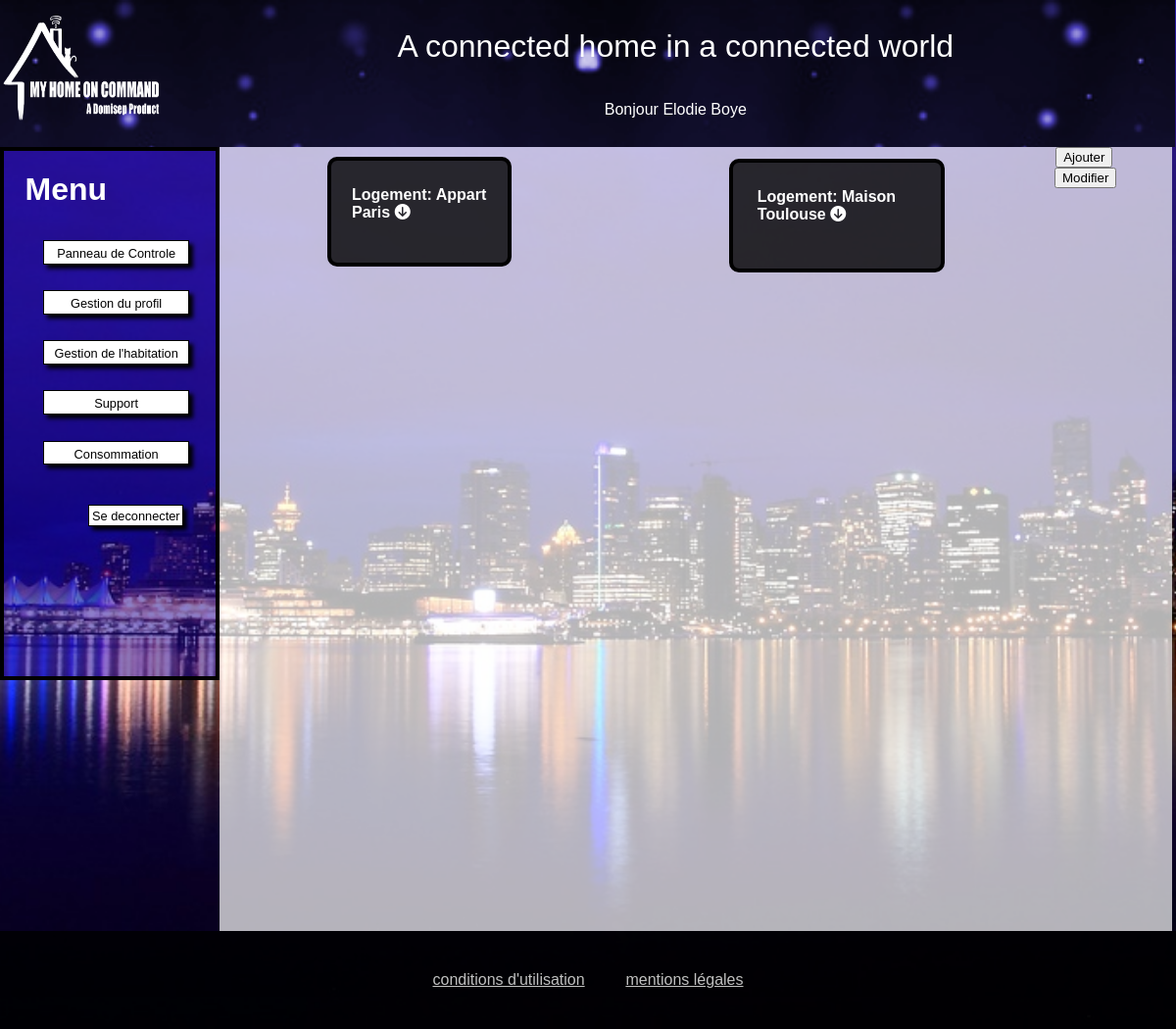
Screenshot of /MyHomeOnCommand/index.php?page=gestionHabitationClient (signed in) with the database file from the repository.
### tables this page shows
CREATE TABLE IF NOT EXISTS `slogan` (
  `id_slogan` int(11) NOT NULL AUTO_INCREMENT,
  `contenu_slogan` text,
  PRIMARY KEY (`id_slogan`)
);

CREATE TABLE IF NOT EXISTS `info_utilisateur` (
  `id_info_utilisateur` int(11) NOT NULL AUTO_INCREMENT,
  `prenom` varchar(255) NOT NULL,
  `nom` varchar(255) NOT NULL,
  `email` varchar(255) DEFAULT NULL,
  `telephone` varchar(255) DEFAULT NULL,
  `statut_utilisateur` varchar(255) NOT NULL,
  `id_utilisateur` int(11) NOT NULL,
  `token` varchar(255) NOT NULL,
  PRIMARY KEY (`id_info_utilisateur`)
);

CREATE TABLE IF NOT EXISTS `logement` (
  `id_logement` int(11) NOT NULL AUTO_INCREMENT,
  `nom_logement` varchar(255) NOT NULL,
  `rue` varchar(255) NOT NULL,
  `ville` varchar(255) NOT NULL,
  `code_postal` int(11) NOT NULL,
  `pays` varchar(255) NOT NULL,
  PRIMARY KEY (`id_logement`)
);

### MyHomeOnCommand/modele/modeleAccueil.php (called while the page is built, shortened)
<?php
class Connection
{
    protected function dbConnect()
    {
        try
        {
            $db = new PDO('mysql:host=localhost;dbname=myhomeoncommand;charset=utf8', 'root', '');
        }
        catch (Exception $e)
        {
                        die('Erreur : ' . $e->getMessage());
        }
        return $db;
    }
}
class LoginUtilisateur extends Connection
{
    public function getInfoUtilisateur($idUtil)
    {
        $db=$this->dbConnect();
        $req = $db->prepare('SELECT prenom, nom, email, telephone, statut_utilisateur, id_utilisateur FROM info_utilisateur WHERE id_utilisateur = :id');
        $req->execute(array('id' => $idUtil));
        return $req;
    }
}
class InscriptionUtilisateur extends Connection
{
     public function getSlogan()
    {
        $db=$this->dbConnect();
        $req = $db->query('SELECT contenu_slogan FROM slogan');
        return $req;
     }
}

### MyHomeOnCommand/controleur/controleurAccueil.php (called while the page is built, shortened)
<?php
function infoBandeau($idClient)
{
    $utilisateur=new LoginUtilisateur;
    $info=$utilisateur->getInfoUtilisateur($idClient);
    $information=$info->fetch();
    return $information;
}
function afficheslogan()
{
    $affiche=new InscriptionUtilisateur;
    $slogan =$affiche->getSlogan();
    $slogan=$slogan->fetch()[0];
    return $slogan;
}

### MyHomeOnCommand/modele/modeleClient.php (called while the page is built, shortened)
<?php
class ajout extends Connection
{
    public function getNomLogements($idClient)
    {
        $db=$this->dbConnect();
        $req = $db->prepare('SELECT id_logement,nom_logement FROM logement NATURAL JOIN relation_logement_utilisateur WHERE id_utilisateur = :id');
        $req->execute(array(
            'id' => $idClient
        ));
        return $req;
    }
    public function getNomEquipement($idClient)
    {
        $db=$this->dbConnect();
        $req = $db->prepare('SELECT equipement.*, cemac.*, relation_piece_cemac.*, piece.*, logement.*, relation_logement_utilisateur.* FROM equipement JOIN cemac ON equipement.id_cemac=cemac.id_cemac JOIN relation_piece_cemac ON cemac.id_cemac = relation_piece_cemac.id_cemac JOIN piece ON relation_piece_cemac.id_piece = piece.id_piece JOIN logement ON piece.id_logement = logement.id_logement JOIN relation_logement_utilisateur ON relation_logement_utilisateur.id_logement = logement.id_logement WHERE relation_logement_utilisateur.id_utilisateur= :id');
        $req->execute(array(
            'id' => $idClient
        ));
        return $req;
    }
}

### MyHomeOnCommand/controleur/controleurClient.php (called while the page is built, shortened)
<?php
function nomLogement($idClient)
{
    $nom=new ajout;
    $nomLogement=$nom->getNomLogements($idClient);
    $x=0;
    $tabNomLogement=[];
    while($nom=$nomLogement->fetch())
    {
        $tabNomLogement[$x]=$nom['id_logement'];
        $tabNomLogement[$x+1]=$nom['nom_logement'];
        $x=$x+2;
    }
    return $tabNomLogement;
}
function nomEquipement($idClient)
{
    $nom=new ajout;
    $equipements=$nom->getNomEquipement($idClient);
    $x=0;
    $tableEquipement=[];
    while($equipement=$equipements->fetch())
    {
        $tableEquipement[$x]=$equipement['id_equipement'];
        $tableEquipement[$x+1]=$equipement['nom_equipement'];
        $tableEquipement[$x+2]=$equipement['id_cemac'];
        $x=$x+3;
    }
    return $tableEquipement;
}

### MyHomeOnCommand/vue/gestionHabitation.php (the view, shortened to what this page needs)
<!DOCTYPE html>
<html>
    <head>
        <link rel="stylesheet" href="css/styleGeneral.css" />
        <link rel="stylesheet" href="css/styleHeaderFooter.css" />
        <link rel="stylesheet" href="css/styleGestionHabitation.css" />
        <link rel="stylesheet" href="css/styleMenu.css" />
    </head>
    <body>
        <?php include('vue/header.php');?>
        <div id='corps'>
        <?php include('vue/menuClient.php');?>
            <div id='tableauDeGestion'>
                <?php
                $x_logement=0;
                while($x_logement<sizeof($logements))
                {
                    echo "<div><div class='ensemble'><div class='logement'><div class='".$logements[$x_logement]."'><h4>Logement: ".$logements[$x_logement+1]." <i class='fa fa-arrow-circle-down' aria-hidden='true'></i><button class='bouton_aff_modal' data-modal='modal_log_".$logements[$x_logement]."'><i class='fa fa-pencil' aria-hidden='true'></i>
                    </button></h4></div></div><div id='modal_log_".$logements[$x_logement]."' class='modal'>
                          <div class='modal-content'>
                            <span class='close' id='close_".$logements[$x_logement]."' >&times;</span>
                                <form class='modif' method='post' action='index.php?page=gestionHabitationClient'>
                                    <label for='id' style='display:none;'>Id:</label>
                                    <input type='number' name='id' value='".$logements[$x_logement]."' style='visibility:hidden;' required/>
                                    <br><label for='nom'>Nom:</label>
                                    <br><input type='text' name='nom' value='".$logements[$x_logement+1]."' required/>
                                    <input type='submit' value='Modifier' name='bouton_modifier_logement' />
                                </form>
                                <form class='supprimer' method='post' action='index.php?page=gestionHabitationClient'>
                                    <input type='number' name='id' value='".$logements[$x_logement]."' style='visibility:hidden;' required/><br>
                                    <input type='submit' class='suppr' value='supprimer' name='bouton_supprimer_logement' />
                                </form>
                          </div>
                        </div>";
                    echo "</div></div>";
                    $x_logement+=2;
                }
				?>
                </div>
            <div class="bouton_droit">
                <div><a href="index.php?page=ajouterHabitation"><input type='button' value='Ajouter'></a><button id="bouton_aff_modif">Modifier</button></div>
            </div>
        </div>
        <?php include('vue/footer.php');?>
    </body>
</html>

### MyHomeOnCommand/vue/header.php (shortened to what this page needs)
<div id="bandeau_accueil">
    <div id="logo"><a href="index.php?page=<?php if(isset($_SESSION['type'])){if($_SESSION['type']==3){echo "panneau";}if($_SESSION['type']==1){echo "adminPanneauClient";}}else{echo "accueil";} ?>" title="Accueil"><img id="imagelogo" src="images/logo.png" alt="Logo de MyHomeOnCommand" /></a></div>
        <div id="titre">
    <?php
        echo afficheslogan();
        if(isset($_SESSION['prenom']))
        {
            if($_SESSION['type']==3)
            {
                $info=infoBandeau($_SESSION['id']);
                echo "</br></br><div id='sousTitre'>Bonjour ".$info['prenom']." ". $info['nom']."</div>";
            }
        }
    ?>
    </div>
</div>
<div id='bandeau_invisible'></div>

### MyHomeOnCommand/css/styleGeneral.css (style rules this page uses)
body { margin:0px 0px 0px 0px; background: url("../images/ville.jpg") no-repeat center center fixed; background-size: cover; color:white; font-family: Arial; }
html,body { height: 100%; }

### MyHomeOnCommand/css/styleHeaderFooter.css (style rules this page uses)
#bandeau_accueil { display:flex; height: 150px; width: 99.9%; background: url("../images/fondHeader.png") no-repeat center center fixed ; background-size: cover; background-color: rgba(105,104,189,1); position: fixed; z-index: 5; }
#logo { height: 100%; width: 15%; box-sizing: border-box; }
#imagelogo { width: 100%; height:100%; margin: 0; padding: 0; }
#titre { width: 85%; height: 100%; display: flex; color: white; justify-content: center; align-items: center; font-size: 2em; flex-direction: column; }
#sousTitre { justify-content: center; align-items: center; font-size: 0.5em; }
#bandeau_invisible { height: 150px; }

### MyHomeOnCommand/css/styleGestionHabitation.css (style rules this page uses)
#corps { display: flex; min-height: 100%; }
#tableauDeGestion { color: black; width: 71%; background-color: rgba(255, 255, 255, 0.7); display: flex; justify-content: space-around; flex-wrap: wrap; }
.ensemble { border: 4px black solid; margin:5%; padding: 10%; padding-top:2%; display: flex; flex-direction: column; border-radius:10px; background-color: rgba(0, 0, 0, 0.8); display: flex; justify-content: space-around; flex-wrap: wrap; color: white; }
a { margin: 1%; }
.bouton_droit { color: black; width: 10%; background-color: rgba(255, 255, 255, 0.7); display: flex; justify-content: space-between; flex-wrap: wrap; }

### rows the page displays
slogan: contenu_slogan "A connected home in a connected world"
info_utilisateur: prenom "Elodie", nom "Boye"
logement: nom_logement "Appart Paris"

### other values shown
$logements[$x_logement+1] "Maison Toulouse"
